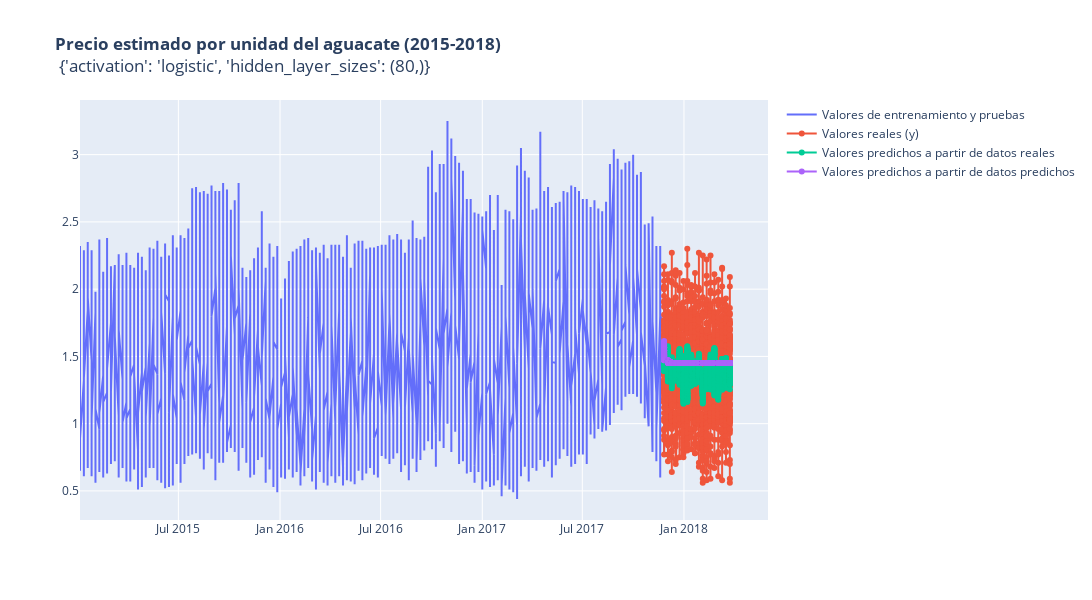

Here is the notebook cell this chart was saved with:
### Markdown cell above
Finalmente, para la evaluación del modelo en la tarea de predecir instancias futuras, podemos retroalimentar los datos predichos en nuevas ventanas que se usen para predecir datos totalmente generados por el modelo.

A continuación, vamos a realizar este proceso desde la primera ventana del conjunto de evaluación, y comparar los resultados con los valores obtenidos al predecir a partir de las ventanas de evaluación y con los datos reales.

 Las líneas generadas en la visualización tienen el siguiente significado:
  * **Valores de entrenamiento y pruebas**: La primera ventana de tiempo
      (<font color="blue"><b>en azul</b></font>) corresponde a los datos que fueron usados para entrenar y validar el desempeño del modelo. A partir de su último valor se realizan las predicciones correspondientes.
  * **Valores reales**: Esta línea (<font color="red"><b>en rojo</b></font>) corresponde a los valores reales de la ventana de tiempo final en el conjunto de datos original. Se visualiza para realizar una comparación gráfica con los valores predichos por el modelo.
  * **Valores predichos a partir de datos reales**: Esta línea (<font color="green"><b>en verde</b></font>) corresponde a los valores predichos por el modelo a partir de la ventana previa de valores reales, aunque su final no coincida con el valor predicho con la ventana inmediatamente anterior.
  * **Valores predichos a partir de datos predichos**: Esta línea (<font color="BlueViolet"><b>en azul</b></font>) corresponde a los valores predichos por el modelo a partir de la ventana previa de valores construida a partir de predicciones continuas. Al inicio se realiza una predicción con los valores reales del final de la primera ventana de tiempo y se concatena el valor predicho al final de la nueva ventana usada para predecir. Gracias a esta configuración se podría realizar teóricamente una lista de predicciones sin límite.

### Code cell
X_last = X_test[:1]

# Listas con los datos en y, empezando desde el primer valor de pruebas.
y_last = [] 
y_forward = []

for i in range(len(X_test)):  
  # Valores predichos a partir de datos reales (X_test)
  y_pred_forward = gsearch.predict(X_test[i: i + 1]) 
  y_forward.append(y_pred_forward[0])  

  # Valores predichos a partir de datos predichos y retroalimentados.
  y_pred_last = gsearch.predict(X_last)  # Se predice el valor siguiente a partir de datos predichos previamente.
  y_last.append(y_pred_last[0])          # Guardamos el valor predicho.

  # Creación de la nueva ventana añadiendo la última predicción.
  X_last = np.roll(X_last, -1)           # Desplazamos todos los valores hacia la izquierda con np.roll
  X_last[0,-1] = y_pred_last             # Guardamos el valor predicho en la última posición del arreglo.

#Gráficamos las 2 predicciones distintas en comparación con los valores reales.

AVO_TIME = AVO_PRINCIPAL.iloc[:,[1,2]]
AVO_TIME = AVO_TIME.sort_values('Date')
AVO_TIME.set_index('Date',inplace=True)
AVO_TIME = pd.Series( data= AVO_TIME.iloc[:,0])
test_date_index = data_test.index[k:]
plot_prediction(gsearch.best_params_, 
                (y_test, y_forward, y_last),
                 test_date_index)

### Figure 1 — Plotly figure (JSON) as saved in the notebook; plotly's stock layout.template omitted (floating-point values rounded to 4 significant figures; data arrays with more than 128 entries replaced by an {"elided": "..."} marker saying what was removed)
{"data": [{"mode": "lines", "name": "Valores de entrenamiento y pruebas", "type": "scatter", "x": {"elided": "16413 str values"}, "y": {"elided": "16413 float values"}}, {"mode": "lines+markers", "name": "Valores reales (y)", "type": "scatter", "x": {"elided": "1924 str values"}, "y": {"elided": "1924 float values"}}, {"mode": "lines+markers", "name": "Valores predichos a partir de datos reales", "type": "scatter", "x": {"elided": "1924 str values"}, "y": {"elided": "1924 float values"}}, {"mode": "lines+markers", "name": "Valores predichos a partir de datos predichos", "type": "scatter", "x": {"elided": "1924 str values"}, "y": {"elided": "1924 float values"}}], "layout": {"dragmode": "pan", "height": 600, "title": {"text": "<b>Precio estimado por unidad del aguacate (2015-2018)</b> <br> {'activation': 'logistic', 'hidden_layer_sizes': (80,)}"}, "width": 1200}}
